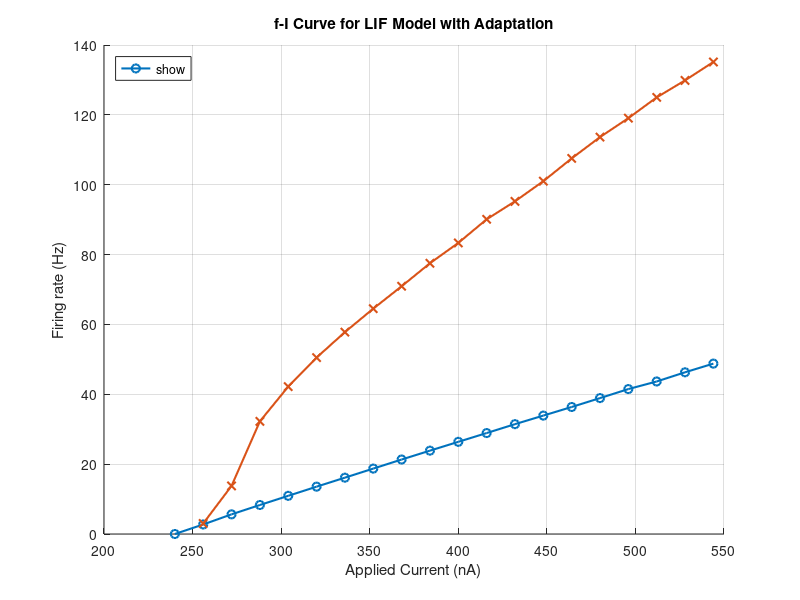

MATLAB code for this plot:
% Parameters
El = -75e-3;            % Resting potential (mV)
V_th = -50e-3;           % Threshold potential (mV)
V_reset = -80e-3;        % Reset potential (mV)
Rm = 100e6;             % Membrane resistance (Ohms)
Cm = 100e-12;           % Membrane capacitance (pF)
Ek = -80e-3;            % Adaptation reversal potential (mV)
delta_G = 1e-9;      % Increment of adaptation conductance (nS)
tsra = 200e-3;          % Adaptation time constant (ms)

% Simulation parameters
dt = 1e-4;
t = 0:dt:5;

%Input current
Iapp = 240:16:550;
Iapp = Iapp * 1e-12;

%Initial conditions
V = zeros(1, length(t));
V(1) = El;
G_sra = zeros(1, length(t));
initialrate = zeros(size(Iapp)); % array to store 1/(first ISI)
finalrate = zeros(size(Iapp));   % array to store 1/(final ISI)
singlespike = zeros(size(Iapp)); % array to store "1" for only 1 spike

%Loop through applied current values
for j = 1:length(Iapp)   
    %Create vector to store membrane potential values
    V = zeros(1, length(t));
    V(1) = El;
    
    G_sra = zeros(1, length(t));
    
    spikes = zeros(size(t));
    
    %Loop through time vector
    for i = 1:length(t)-1
        if ( V(i) > V_th )         
            V(i) = V_reset;         
            G_sra(i) = G_sra(i) + delta_G;   
            spikes(i) = 1;
        end
    
        V(i+1) = V(i) + dt * ( (El-V(i))/Rm + G_sra(i)*(Ek - V(i)) + Iapp(j))/Cm;

        G_sra(i+1) = G_sra(i) - dt*(G_sra(i)/tsra);
    end

    
     spiketimes = dt*find(spikes);           % extract the spike times
    
    if ( length(spiketimes) > 1 )           % if there is more than 1 spike
        ISIs = diff(spiketimes);            % ISI = interval between spikes
        initialrate(j) = 1/ISIs(1);     % inverse of first ISI
        if ( length(ISIs) > 1 )             % if there are further ISIs
            finalrate(j) = 1/ISIs(end); % inverse of final ISI
        end
        
    else
        if ( length(spiketimes) == 1 )      % if there is only one spike
            singlespike(j) = 1;         % record "1" for this trial
        end
    end
end

hold on;

plot(Iapp*1e12, finalrate,'-o', 'DisplayName', 'Initial f','LineWidth', 1.5);

ISIindices = find(initialrate);
plot(1e12*Iapp(ISIindices),initialrate(ISIindices),'-x', 'DisplayName', 'Steady-state f','LineWidth', 1.5);

ISIindices = find(singlespike);
plot(1e12*Iapp(ISIindices),0*singlespike(ISIindices),'*', 'DisplayName', 'Single Spike','LineWidth', 1.5);

xlabel('Applied Current (nA)');
ylabel('Firing rate (Hz)');
legend('show','Location','northwest');
title('f-I Curve for LIF Model with Adaptation');
grid on;

hold off;
figure(1);



